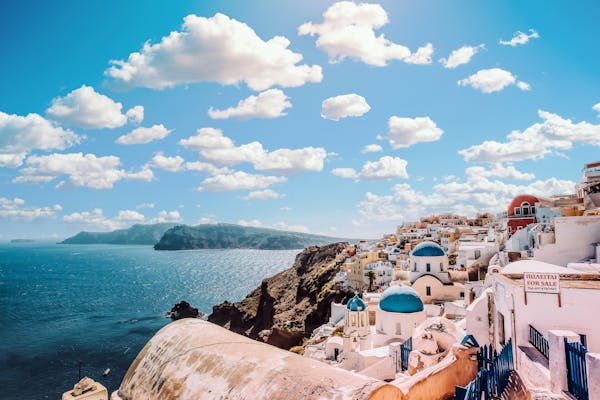
#> input picture forged/8.tiff, 600 x 400 px, found by its file name
$ python sift3.py
#> lines starting #> are read from the running program, lines starting #| are printed output that depends on the picture
import cv2
import numpy as np
import matplotlib.pyplot as plt

# Load the image
image = cv2.imread(r'C:\Users\Anjali Ojha\OneDrive\Desktop\Academics\cmfd 2\cmfd_project\forged\8.tiff')
#> image is the input picture: shape (400, 600, 3); mean B, G, R 183.3, 167.6, 141.6
if image is None:
    print("Image not found!")
    exit()

print(image.shape)
#| (400, 600, 3)
image_rgb = cv2.cvtColor(image, cv2.COLOR_BGR2RGB)
gray = cv2.cvtColor(image_rgb, cv2.COLOR_RGB2GRAY)
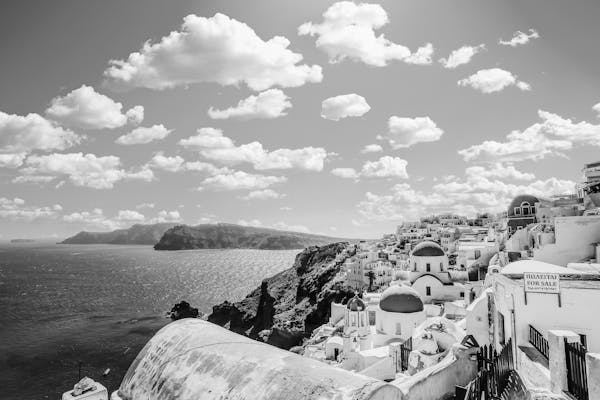
#> gray: shape (400, 600); min 0, max 255, mean 161.6

# Step 1: Detect keypoints and compute descriptors using SIFT
sift = cv2.SIFT_create()
keypoints, descriptors = sift.detectAndCompute(gray, None)
#> keypoints = 1741 keypoints; strongest (x, y, size): (462, 294, 3.2), (462, 266, 2.1), (428, 293, 3.2), (582, 337, 4.4)

# Step 2: FLANN parameters and matcher
FLANN_INDEX_KDTREE = 1
index_params = dict(algorithm=FLANN_INDEX_KDTREE, trees=5)
search_params = dict(checks=50)

flann = cv2.FlannBasedMatcher(index_params, search_params)

# Step 3: Match descriptors with k-NN (k=2 for Lowe's ratio test)
matches = flann.match(descriptors, descriptors)
#> matches = 1741 matches

# Step 4: Apply Lowe’s ratio test and filter trivial matches
good_matches = []
for m in matches:
    if m.queryIdx != m.trainIdx:
        pt1 = keypoints[m.queryIdx].pt
        pt2 = keypoints[m.trainIdx].pt
        spatial_dist = np.linalg.norm(np.array(pt1) - np.array(pt2))
        if spatial_dist > 20:
            good_matches.append(m)
#> after the loop, good_matches = []

# Step 5: Draw good matches (forged regions may appear as repeated patterns)
result = cv2.drawMatches(image_rgb, keypoints, image_rgb, keypoints, good_matches, None, flags=2)
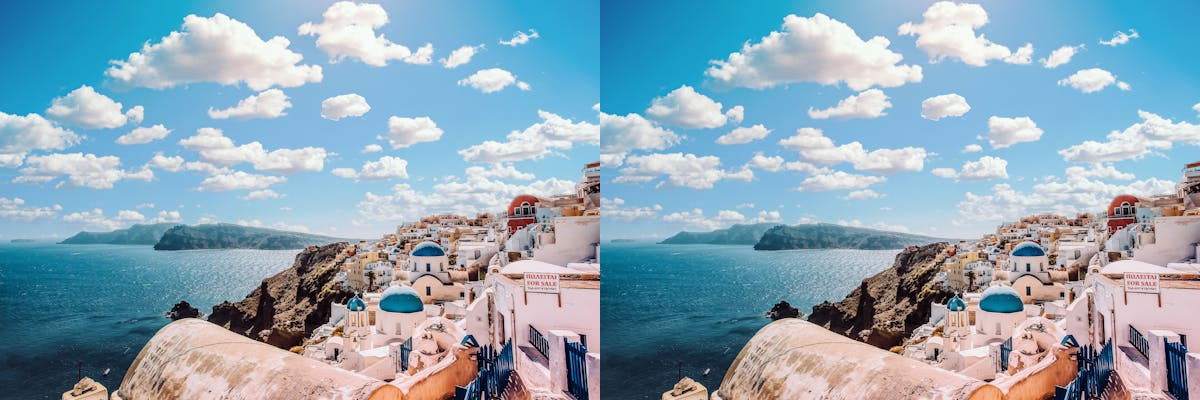
#> result: shape (400, 1200, 3); mean R, G, B 141.6, 167.6, 183.3

# Show result
plt.figure(figsize=(15, 10))
plt.title('Detected Forged Regions (SIFT + FLANN Only)')
plt.imshow(result)
plt.axis('off')
plt.show()

# Print summary
print("Total keypoints detected:", len(keypoints))
#| Total keypoints detected: 1741
print("Good matches found (potential copy-move pairs):", len(good_matches))
#| Good matches found (potential copy-move pairs): 0

$ run again, with forged/1.tiff copied over forged/8.tiff
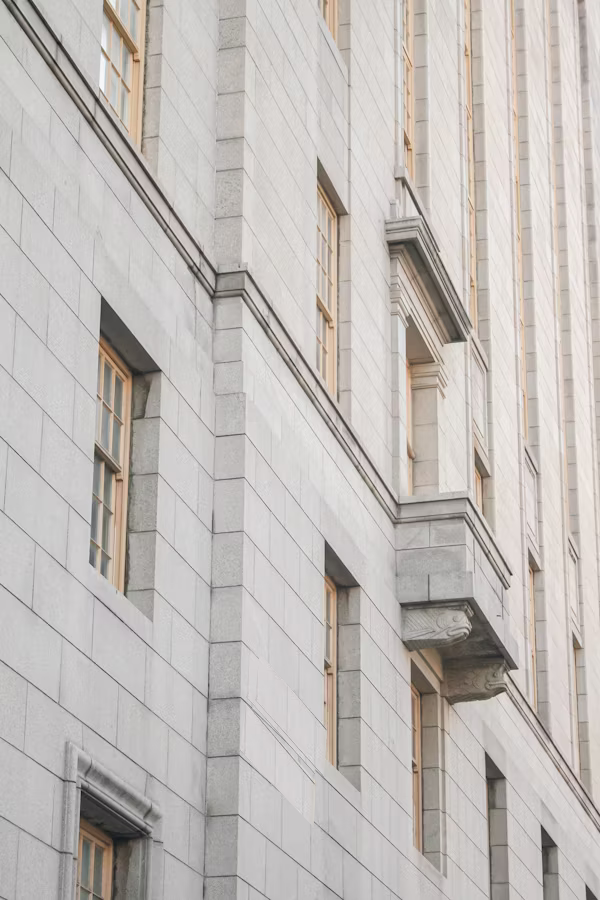
#> input picture forged/1.tiff, 600 x 900 px, found by its file name
#> image is the input picture: shape (900, 600, 3); mean B, G, R 185.1, 188.6, 193.8
#| (900, 600, 3)
#> `gray = cv2.cvtColor(image_rgb, cv2.COLOR_RGB2GRAY)`:
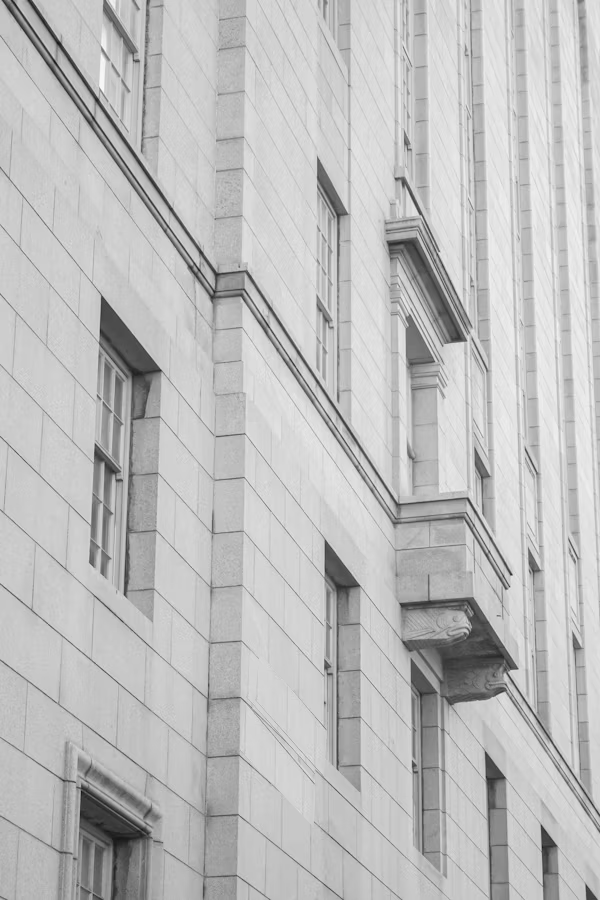
#> gray: shape (900, 600); min 20, max 250, mean 189.8
#> keypoints = 1263 keypoints; strongest (x, y, size): (340, 581, 23.5), (97, 100, 3.7), (59, 43, 4), (465, 661, 58.1)
#> matches = 1263 matches
#> after the loop `for m in matches:`: good_matches = []
#> `result = cv2.drawMatches(image_rgb, keypoints, image_rgb, keypoints, g..`:
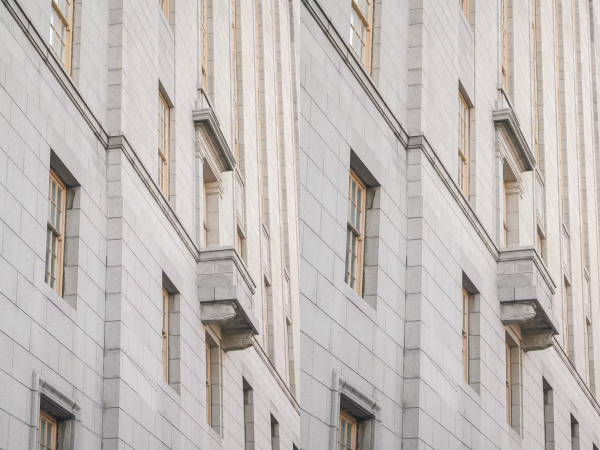
#> result: shape (900, 1200, 3) (shown at 1/2 size); mean R, G, B 193.8, 188.6, 185.1
#| Total keypoints detected: 1263
#| Good matches found (potential copy-move pairs): 0

$ run again, with forged/10.tiff copied over forged/8.tiff
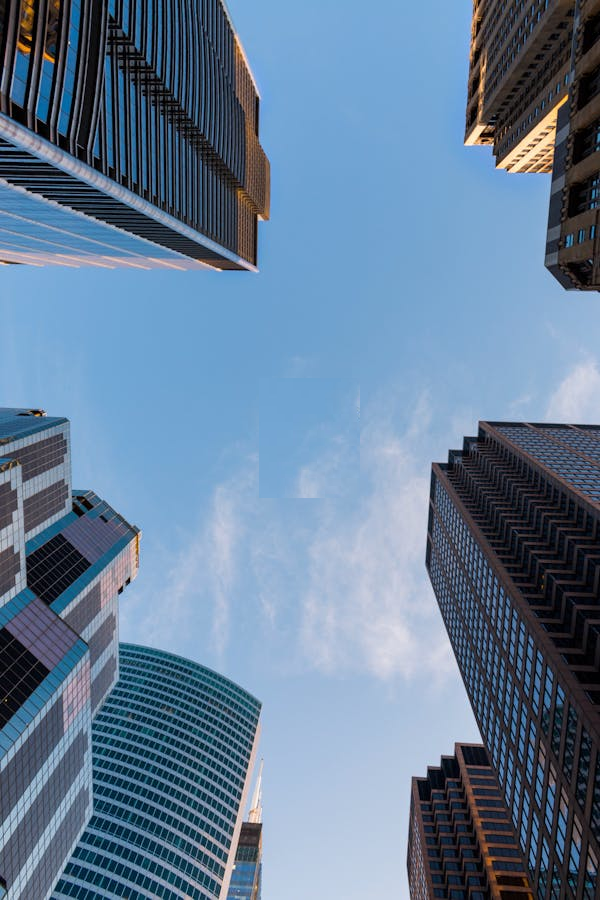
#> input picture forged/10.tiff, 600 x 900 px, found by its file name
#> image is the input picture: shape (900, 600, 3); mean B, G, R 151.7, 125.6, 101
#| (900, 600, 3)
#> `gray = cv2.cvtColor(image_rgb, cv2.COLOR_RGB2GRAY)`:
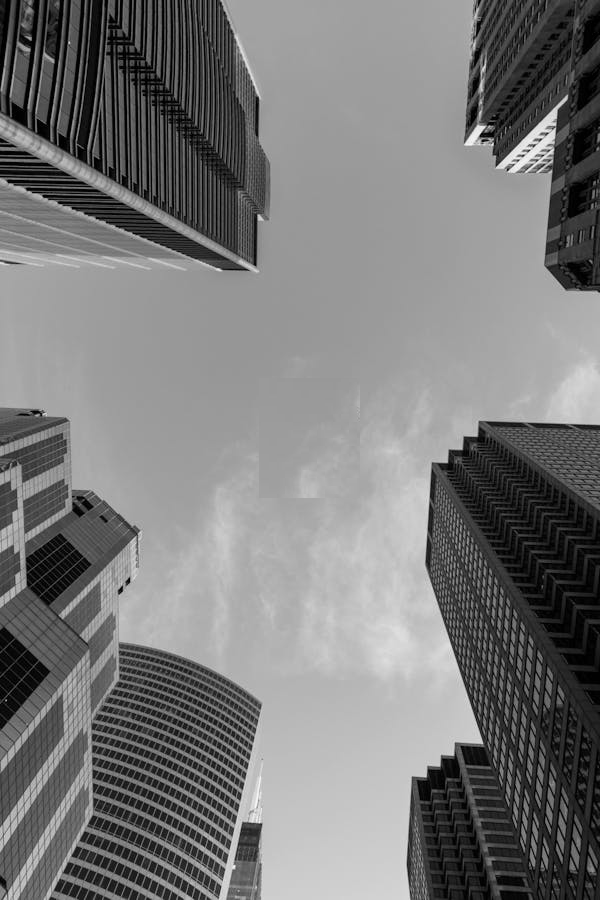
#> gray: shape (900, 600); min 0, max 249, mean 121.2
#> keypoints = 3885 keypoints; strongest (x, y, size): (128, 581, 3.3), (534, 145, 2.1), (479, 129, 6.4), (483, 141, 1.9)
#> matches = 3885 matches
#> after the loop `for m in matches:`: good_matches = []
#> `result = cv2.drawMatches(image_rgb, keypoints, image_rgb, keypoints, g..`:
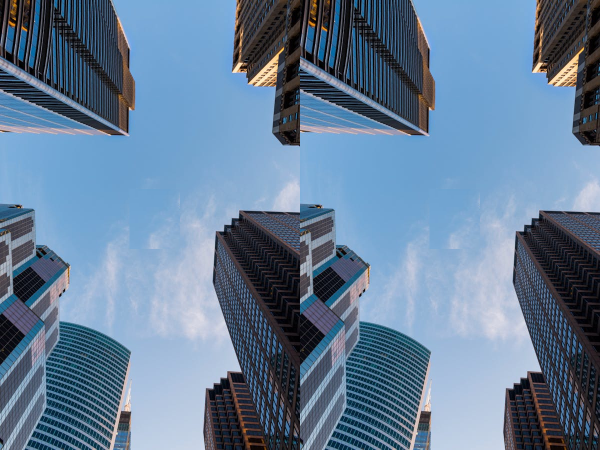
#> result: shape (900, 1200, 3) (shown at 1/2 size); mean R, G, B 101, 125.6, 151.7
#| Total keypoints detected: 3885
#| Good matches found (potential copy-move pairs): 0
